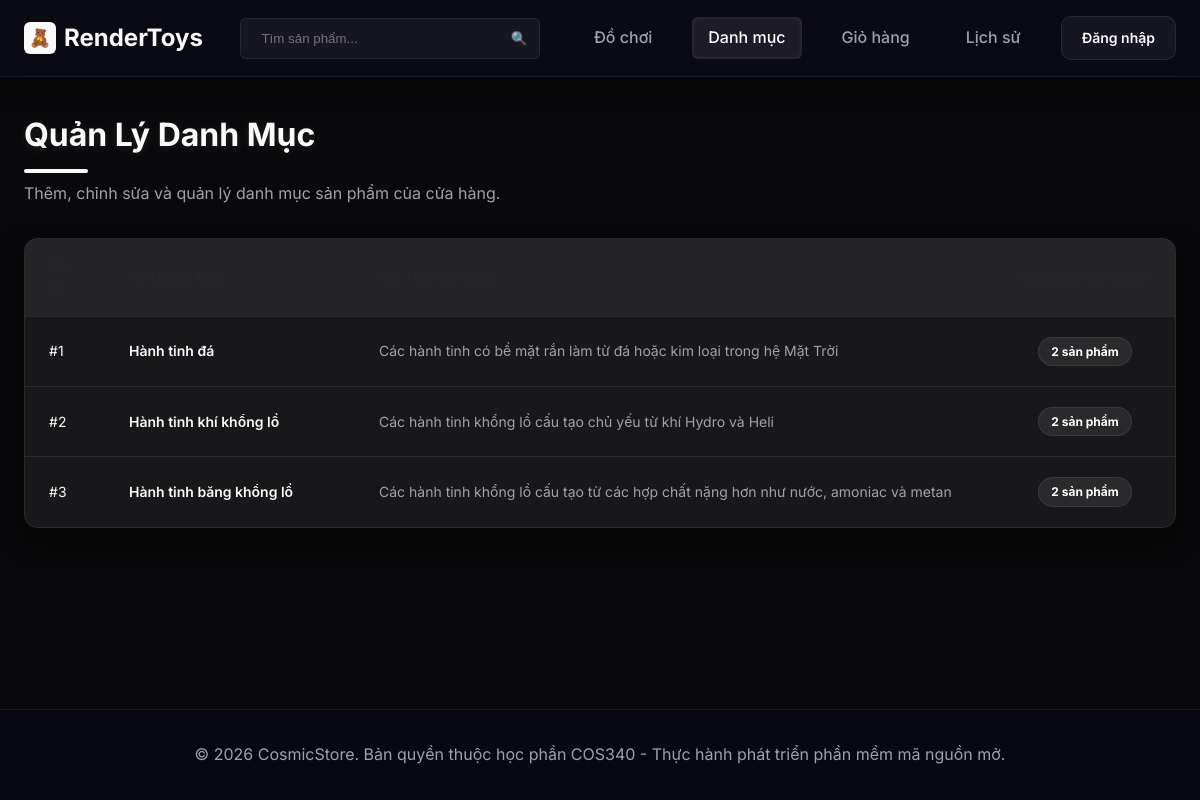
Page /category on the earlier database version.
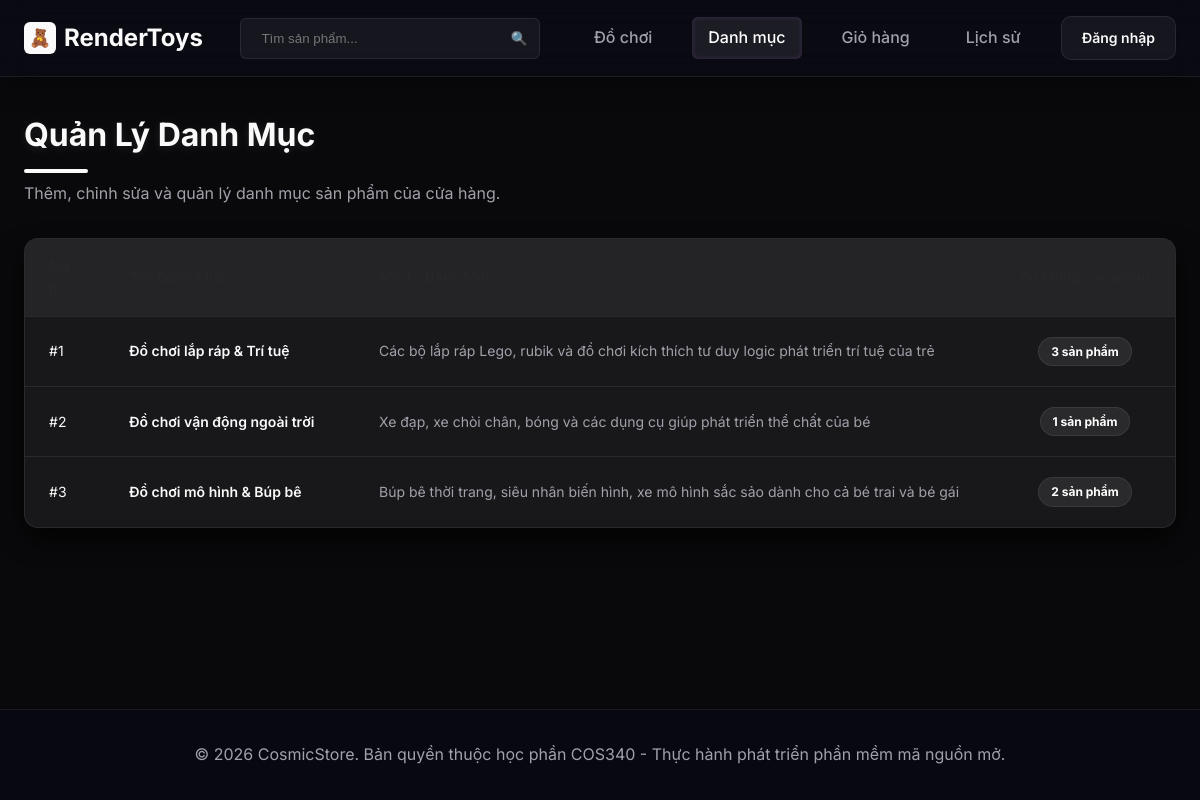
Same page on the later database version.
### tables this page shows
CREATE TABLE IF NOT EXISTS `categories` (
  `id` INT AUTO_INCREMENT PRIMARY KEY,
  `name` VARCHAR(255) NOT NULL,
  `description` TEXT NULL
);

### app/controllers/CategoryController.php (called while the page is built, shortened)
<?php
class CategoryController {
    private $categoryModel;
    public function __construct() {
        $this->categoryModel = new CategoryModel();
    }
    public function index() {
        $categories = $this->categoryModel->getAll();
        $productCounts = [];
        foreach ($categories as $category) {
            $productCounts[$category['id']] = $this->categoryModel->countProducts($category['id']);
        }
        require_once __DIR__ . '/../views/share/header.php';
        require_once __DIR__ . '/../views/category/list.php';
        require_once __DIR__ . '/../views/share/footer.php';
    }
}

### app/database/Database.php (called while the page is built, shortened)
<?php
class Database {
    private static $conn = null;
    public static function getConnection() {
        if (self::$conn === null) {
            $db = new self();
            try {
                self::$conn = new PDO(
                    "mysql:host=" . $db->host . ";dbname=" . $db->db_name . ";charset=utf8mb4",
                    $db->username,
                    $db->password
                );
                self::$conn->exec("SET NAMES utf8mb4");
                self::$conn->setAttribute(PDO::ATTR_ERRMODE, PDO::ERRMODE_EXCEPTION);
                self::$conn->setAttribute(PDO::ATTR_DEFAULT_FETCH_MODE, PDO::FETCH_ASSOC);
            } catch (PDOException $exception) {
                die("Lỗi kết nối cơ sở dữ liệu: " . $exception->getMessage());
            }
        }
        return self::$conn;
    }
}

### app/models/CategoryModel.php (called while the page is built, shortened)
<?php
class CategoryModel {
    private $db;
    public function __construct() {
        $this->db = Database::getConnection();
    }
    public function getAll() {
        $query = "SELECT * FROM categories ORDER BY id ASC";
        $stmt = $this->db->prepare($query);
        $stmt->execute();
        return $stmt->fetchAll();
    }
    public function countProducts($id) {
        $query = "SELECT COUNT(*) as count FROM products WHERE category_id = :id";
        $stmt = $this->db->prepare($query);
        $stmt->bindParam(':id', $id, PDO::PARAM_INT);
        $stmt->execute();
        $result = $stmt->fetch();
        return isset($result['count']) ? intval($result['count']) : 0;
    }
}

### app/views/category/list.php (the view, shortened to what this page needs)
<div class="page-header">
    <div>
        <h1 class="page-title">Quản Lý Danh Mục</h1>
        <p style="color: var(--text-secondary); margin-top: 0.5rem;">Thêm, chỉnh sửa và quản lý danh mục sản phẩm của cửa hàng.</p>
    </div>
</div>
<?php if (empty($categories)): ?>
    <div class="empty-state">
        <div class="empty-icon">📂</div>
        <h2 class="empty-title">Không tìm thấy danh mục nào</h2>
        <p class="empty-desc">Hệ thống chưa có danh mục sản phẩm nào, hãy bấm nút dưới đây để tạo mới.</p>
        <?php if (isset($_SESSION['user_id']) && isset($_SESSION['role']) && $_SESSION['role'] === 'admin'): ?>
            <a href="<?php echo BASE_PATH; ?>/category/add" class="btn btn-primary">Thêm danh mục mới</a>
        <?php endif; ?>
    </div>
<?php else: ?>
    <div class="table-container">
        <table class="admin-table">
            <thead>
                <tr>
                    <th style="width: 80px;">Mã ID</th>
                    <th style="width: 250px;">Tên Danh Mục</th>
                    <th>Mô Tả Danh Mục</th>
                    <th style="width: 180px; text-align: center;">Số lượng sản phẩm</th>
                </tr>
            </thead>
            <tbody>
                <?php foreach ($categories as $category): ?>
                    <?php
                        $count = isset($productCounts[$category['id']]) ? $productCounts[$category['id']] : 0;
                        $badgeClass = ($count > 0) ? 'badge-primary' : 'badge-neutral';
                    ?>
                    <tr>
                        <td>#<?php echo $category['id']; ?></td>
                        <td style="font-weight: 600; color: var(--text-primary);">
                            <?php echo htmlspecialchars($category['name']); ?>
                        </td>
                        <td style="color: var(--text-secondary);">
                            <?php echo htmlspecialchars($category['description']); ?>
                        </td>
                        <td style="text-align: center;">
                            <span class="badge <?php echo $badgeClass; ?>">
                                <?php echo $count; ?> sản phẩm
                            </span>
                        </td>
                    </tr>
                <?php endforeach; ?>
            </tbody>
        </table>
    </div>
<?php endif; ?>

Differences in the rows shown:
changed categories id 1: name "Hành tinh đá" → "Đồ chơi lắp ráp & Trí tuệ"; description "Các hành tinh có bề mặt rắn làm từ đá hoặc kim loại trong hệ Mặt Trời" → "Các bộ lắp ráp Lego, rubik và đồ chơi kích thích tư duy logic phát triển trí tuệ của trẻ"; id "2" → "3"
changed categories id 2: name "Hành tinh khí khổng lồ" → "Đồ chơi vận động ngoài trời"; description "Các hành tinh khổng lồ cấu tạo chủ yếu từ khí Hydro và Heli" → "Xe đạp, xe chòi chân, bóng và các dụng cụ giúp phát triển thể chất của bé"; id "2" → "1"
changed categories id 3: name "Hành tinh băng khổng lồ" → "Đồ chơi mô hình & Búp bê"; description "Các hành tinh khổng lồ cấu tạo từ các hợp chất nặng hơn như nước, amoniac và metan" → "Búp bê thời trang, siêu nhân biến hình, xe mô hình sắc sảo dành cho cả bé trai và bé gái"
